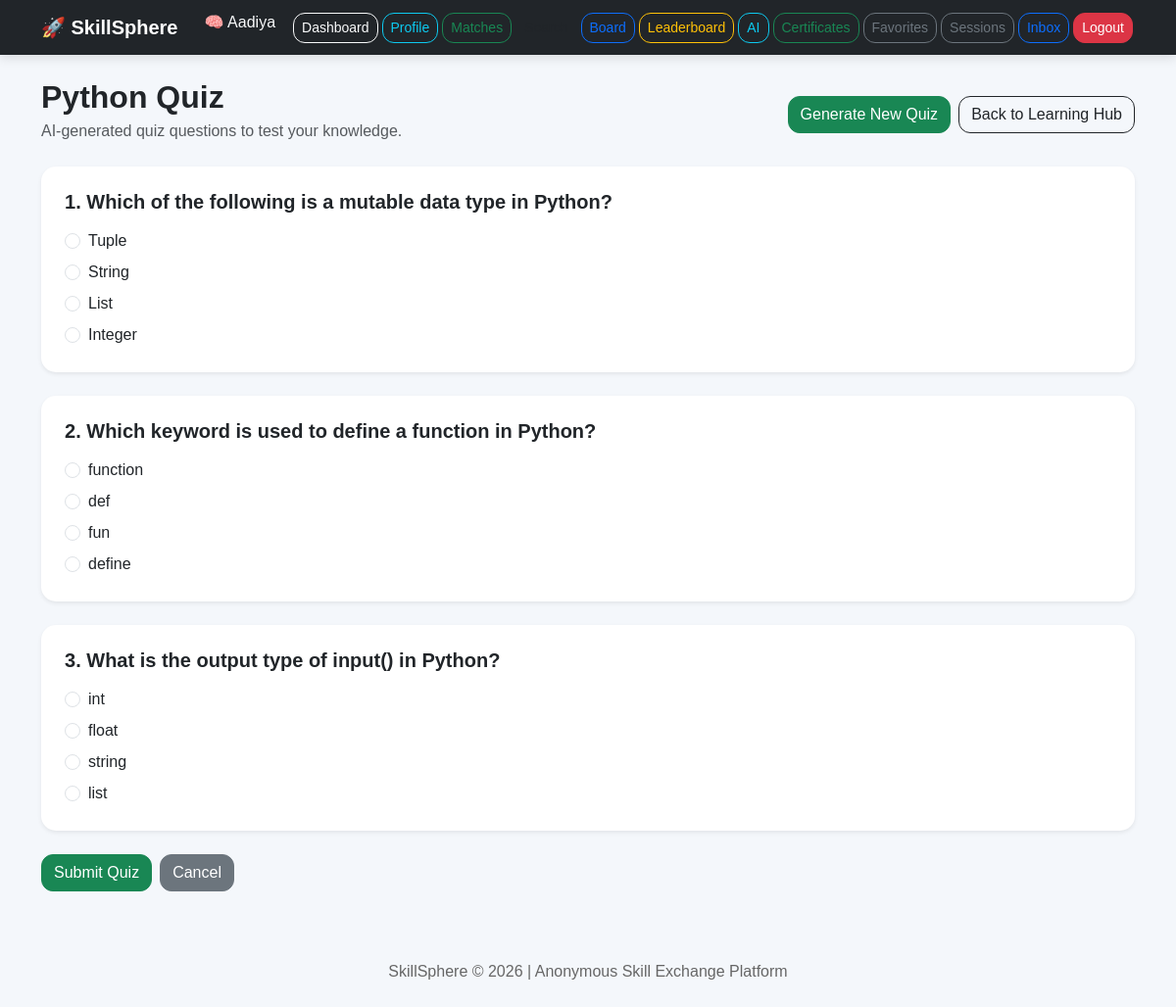
Screenshot of /quiz/Python (signed in) with the database file from the repository.
### app.py (models this page shows)
class User(UserMixin, db.Model):
    id = db.Column(db.Integer, primary_key=True)
    anonymous_name = db.Column(db.String(100), unique=True, nullable=False)
    email = db.Column(db.String(120), unique=True, nullable=False)
    password = db.Column(db.String(255), nullable=False)
    skills_offered = db.Column(db.Text, nullable=True)
    skills_wanted = db.Column(db.Text, nullable=True)
    rating = db.Column(db.Float, default=0.0)
    completed_exchanges = db.Column(db.Integer, default=0)
    trust_score = db.Column(db.Integer, default=50)
    is_admin = db.Column(db.Boolean, default=False)
    avatar = db.Column(db.String(50), default='🧠')
    bio = db.Column(db.String(250), default='')
    badge = db.Column(db.String(100), default='New Explorer')

class Quiz(db.Model):
    id = db.Column(db.Integer, primary_key=True)
    skill = db.Column(db.String(100), nullable=False)
    question = db.Column(db.String(500), nullable=False)
    option1 = db.Column(db.String(300), nullable=False)
    option2 = db.Column(db.String(300), nullable=False)
    option3 = db.Column(db.String(300), nullable=False)
    option4 = db.Column(db.String(300), nullable=False)
    correct_answer = db.Column(db.String(300), nullable=False)
    source = db.Column(db.String(50), default='AI')
    created_at = db.Column(db.DateTime, default=datetime.utcnow)

### app.py (the view, shortened to what this page needs)
@app.route('/quiz/<skill>', methods=['GET', 'POST'])
@login_required
def quiz(skill):
    questions = Quiz.query.filter_by(skill=skill).order_by(Quiz.created_at.desc()).limit(10).all()
    return render_template('quiz.html', questions=questions, skill=skill)

### app.py (called while the page is built)
@login_manager.user_loader
def load_user(user_id):
    return User.query.get(int(user_id))

### templates/quiz.html (shortened to what this page needs)
{% extends 'base.html' %}
{% block content %}
<div class="d-flex justify-content-between align-items-center flex-wrap mb-4">
    <div>
        <h2 class="fw-bold mb-1">{{ skill }} Quiz</h2>
        <p class="text-muted mb-0">AI-generated quiz questions to test your knowledge.</p>
    </div>
    <div class="mt-2 d-flex flex-wrap gap-2">
        <a href="{{ url_for('generate_quiz', skill=skill) }}" class="btn btn-success">Generate New Quiz</a>
        <a href="{{ url_for('learning_home') }}" class="btn btn-outline-dark">Back to Learning Hub</a>
    </div>
</div>
{% if questions %}
<form method="POST">
    {% for q in questions %}
    <div class="card shadow-sm border-0 p-4 mb-4">
        <h5 class="fw-bold mb-3">{{ loop.index }}. {{ q.question }}</h5>
        <div class="form-check mb-2">
            <input class="form-check-input" type="radio" name="{{ q.id }}" value="{{ q.option1 }}" required>
            <label class="form-check-label">{{ q.option1 }}</label>
        </div>
        <div class="form-check mb-2">
            <input class="form-check-input" type="radio" name="{{ q.id }}" value="{{ q.option2 }}">
            <label class="form-check-label">{{ q.option2 }}</label>
        </div>
        <div class="form-check mb-2">
            <input class="form-check-input" type="radio" name="{{ q.id }}" value="{{ q.option3 }}">
            <label class="form-check-label">{{ q.option3 }}</label>
        </div>
        <div class="form-check">
            <input class="form-check-input" type="radio" name="{{ q.id }}" value="{{ q.option4 }}">
            <label class="form-check-label">{{ q.option4 }}</label>
        </div>
    </div>
    {% endfor %}
    <div class="d-flex flex-wrap gap-2">
        <button type="submit" class="btn btn-success">Submit Quiz</button>
        <a href="{{ url_for('learning_home') }}" class="btn btn-secondary">Cancel</a>
    </div>
</form>
{% else %}
<div class="card p-5 text-center">
    <h4 class="mb-3">No quiz questions yet for {{ skill }}</h4>
    <p class="text-muted mb-3">Generate a new AI quiz to start learning.</p>
    <a href="{{ url_for('generate_quiz', skill=skill) }}" class="btn btn-success">Generate AI Quiz</a>
</div>
{% endif %}
{% endblock %}

### templates/base.html (shortened to what this page needs)
<!DOCTYPE html>
<html lang="en">
<head>
    <link href="https://cdn.jsdelivr.net/npm/bootstrap@5.3.3/dist/css/bootstrap.min.css" rel="stylesheet">
    <link rel="stylesheet" href="{{ url_for('static', filename='style.css') }}">
</head>
<body>
<nav class="navbar navbar-expand-lg navbar-dark bg-dark">
    <div class="container d-flex justify-content-between">
        <a class="navbar-brand fw-bold" href="{{ url_for('index') }}">
            🚀 SkillSphere
        </a>
        <div class="d-flex flex-wrap justify-content-end">
            {% if current_user.is_authenticated %}
                <span class="text-light me-3">
                    {{ current_user.avatar }} {{ current_user.anonymous_name }}
                </span>
                <a class="btn btn-outline-light btn-sm nav-btn" href="{{ url_for('dashboard') }}">Dashboard</a>
                <a class="btn btn-outline-info btn-sm nav-btn" href="{{ url_for('profile') }}">Profile</a>
                <a class="btn btn-outline-success btn-sm nav-btn" href="{{ url_for('matches') }}">Matches</a>
                <a class="btn btn-outline-dark btn-sm nav-btn" href="{{ url_for('skill_search') }}">Search</a>
                <a class="btn btn-outline-primary btn-sm nav-btn" href="{{ url_for('board') }}">Board</a>
                <a class="btn btn-outline-warning btn-sm nav-btn" href="{{ url_for('leaderboard') }}">Leaderboard</a>
                <a class="btn btn-outline-info btn-sm nav-btn" href="{{ url_for('recommendations') }}">AI</a>
                <a class="btn btn-outline-success btn-sm nav-btn" href="{{ url_for('certificates') }}">Certificates</a>
                <a class="btn btn-outline-secondary btn-sm nav-btn" href="{{ url_for('favorites') }}">Favorites</a>
                <a class="btn btn-outline-secondary btn-sm nav-btn" href="{{ url_for('my_sessions') }}">Sessions</a>
                <a class="btn btn-outline-primary btn-sm nav-btn" href="{{ url_for('inbox') }}">Inbox</a>
                <a class="btn btn-danger btn-sm nav-btn" href="{{ url_for('logout') }}">Logout</a>
            {% else %}
                <a class="btn btn-outline-light btn-sm nav-btn" href="{{ url_for('login') }}">Login</a>
                <a class="btn btn-success btn-sm nav-btn" href="{{ url_for('register') }}">Register</a>
            {% endif %}
        </div>
    </div>
</nav>
<div class="container mt-4">
    {% block content %}{% endblock %}
</div>
<div class="footer">
    <p>SkillSphere © 2026 | Anonymous Skill Exchange Platform</p>
</div>
</body>
</html>

### static/style.css (style rules this page uses)
body { background: #f4f7fb; font-family: Arial, sans-serif; min-height: 100vh; }
h1, h2, h3, h4, h5 { font-weight: bold; }
.navbar { box-shadow: 0 4px 10px rgba(0, 0, 0, 0.1); }
.nav-btn { margin: 2px; }
.card { border-radius: 18px; border: none; box-shadow: 0 4px 12px rgba(0, 0, 0, 0.08); }
.form-control, .form-select, .btn { border-radius: 12px; }
.footer { margin-top: 50px; padding: 20px; text-align: center; color: #666; }

### templates/base.html (style rules this page uses)
body { background-color: #f4f7fb; }
.navbar { box-shadow: 0 4px 10px rgba(0,0,0,0.1); }
.nav-btn { margin: 2px; }
.card { border-radius: 15px; box-shadow: 0 4px 12px rgba(0,0,0,0.08); }
.footer { margin-top: 50px; padding: 20px; text-align: center; color: #666; }

### rows the page displays
User: avatar "🧠", anonymous_name "Aadiya"
Quiz: question "Which of the following is a mutable data type in Python?", option1 "Tuple", option2 "String", option3 "List", option4 "Integer"
Quiz: question "Which keyword is used to define a function in Python?", option1 "function", option2 "def", option3 "fun", option4 "define"
Quiz: question "What is the output type of input() in Python?", option1 "int", option2 "float", option3 "string", option4 "list"

### other values shown
{{ skill }} "Python"
